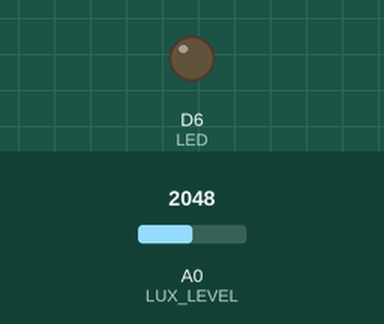
Simulated run of this sketch. Board: Particle Photon. Parts: output pins drawn as LEDs (lit = HIGH). The test bench sets the inputs (shaded band); at power-on: A0 (LUX_LEVEL) = 2048.

Above: at 0.1 s.
At 5.1 s:
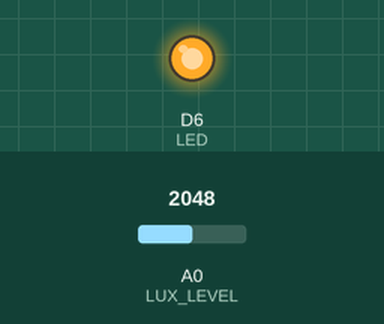
Timing chart, 0 to 11.5 s (numbered marks = the images above):
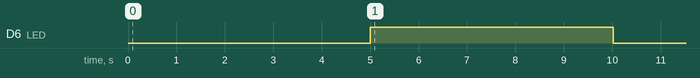

Measured:
- by itself, D6 (LED): LOW → HIGH at 5.0 s, → LOW 5.0 s later

The sketch:

3.2C_IFTTT.ino
```cpp
#define LUX_LEVEL A0
#define LED D6


// int temperature;


int SUN_SHINING;
int LuxLevelReading;

void setup() {
    pinMode(LUX_LEVEL, INPUT);
    pinMode(LED, OUTPUT);
}

void loop() {
    int ave_lux;
    int lux_total;
    String NO_SUN;
    String SUN;


    //gathering an average over 5 seconds for the LUX level
    for (int i = 0; i < 10; i++){
        LuxLevelReading = analogRead(LUX_LEVEL);
        lux_total += LuxLevelReading;
        delay(500);
    }
    ave_lux = (lux_total / 10);
     if (ave_lux > 2900 & SUN_SHINING == 0){
        SUN_SHINING = 1;
        digitalWrite(LED, HIGH);
        Particle.publish("Light_level", String("SUN"), PRIVATE);

    }

    if (ave_lux < 2900 & SUN_SHINING == 1){
        SUN_SHINING = 0;
        digitalWrite(LED, LOW);
        Particle.publish("Light_level", String("NO_SUN"), PRIVATE);
    }
    ave_lux = 0;
}
```
